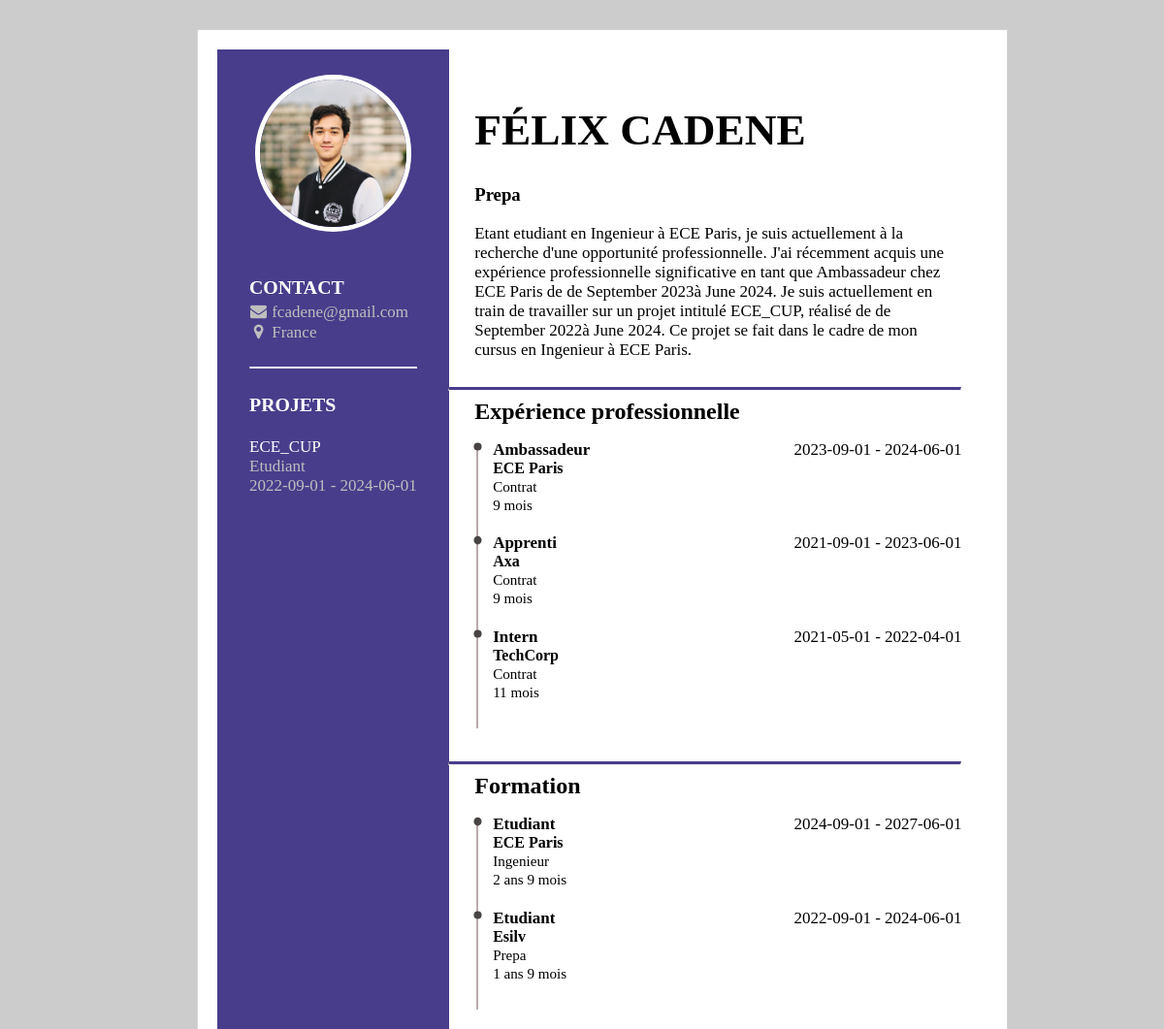
The page /Profile/CV_affichage.php?user_id=1 on the database its author committed.
### tables this page shows
CREATE TABLE IF NOT EXISTS Projets (
    Proj_ID INT PRIMARY KEY AUTO_INCREMENT,
    User_ID INT,
    Debut DATE,
    Fin DATE,
    Nom VARCHAR(255),
    Edu_ID INT,
    FOREIGN KEY (User_ID) REFERENCES Utilisateur(User_ID),
    FOREIGN KEY (Edu_ID) REFERENCES Education(Edu_ID)
);

CREATE TABLE IF NOT EXISTS Experience (
    Exp_ID INT PRIMARY KEY AUTO_INCREMENT,
    User_ID INT,
    Debut DATE,
    Fin DATE,
    Position VARCHAR(255),
    Type_Contrat VARCHAR(255),
    Enterprise_ID INT,
    FOREIGN KEY (User_ID) REFERENCES Utilisateur(User_ID),
    FOREIGN KEY (Enterprise_ID) REFERENCES Entreprise(Enterprise_ID)
);

CREATE TABLE IF NOT EXISTS Posts (
    Post_ID INT PRIMARY KEY AUTO_INCREMENT,
    User_ID INT,
    Enterprise_ID INT,
    DatePublication DATETIME,
    Photo VARCHAR(255),
    Texte TEXT,
    Titre VARCHAR(255),
    Lieu VARCHAR(255),
    Visibility_Private BOOLEAN DEFAULT 1,
    Nb_likes int DEFAULT '0',
    FOREIGN KEY (User_ID) REFERENCES Utilisateur(User_ID),
    FOREIGN KEY (Enterprise_ID) REFERENCES Entreprise(Enterprise_ID)
);

CREATE TABLE IF NOT EXISTS Education (
    Edu_ID INT PRIMARY KEY AUTO_INCREMENT,
    User_ID INT,
    Debut DATE,
    Fin DATE,
    Nom VARCHAR(255),
    Type_formation VARCHAR(255),
    Enterprise_ID INT,
    FOREIGN KEY (User_ID) REFERENCES Utilisateur(User_ID),
    FOREIGN KEY (Enterprise_ID) REFERENCES Entreprise(Enterprise_ID)
);

### Profile/CV.php (called while the page is built, shortened)
<?php
function Creation_XML($user_id) {
    $conn = new mysqli('localhost', 'root', '', 'ecein');
    $sql_user = "SELECT * FROM Utilisateur WHERE User_ID = $user_id";
    $result_user = $conn->query($sql_user);
    $user = $result_user->fetch_assoc();
    $sql_education = "SELECT Education.*, Enterprise.Nom_Entreprise, Enterprise.Logo
                    FROM Education
                    JOIN Enterprise ON Education.Enterprise_ID = Enterprise.Enterprise_ID
                    WHERE Education.User_ID = $user_id
                    ORDER BY Education.Debut DESC";
  $result_education = $conn->query($sql_education);
  $sql_experience = "SELECT Experience.*, Enterprise.Nom_Entreprise, Enterprise.Logo
                    FROM Experience
                    JOIN Enterprise ON Experience.Enterprise_ID = Enterprise.Enterprise_ID
                    WHERE Experience.User_ID = $user_id
                    ORDER BY Experience.Debut DESC";
    $result_experience = $conn->query($sql_experience);
    $sql_projects = "SELECT Projets.*, Education.Nom as Edu_Name
                    FROM Projets
                    JOIN Education ON Projets.Edu_ID = Education.Edu_ID
                    WHERE Projets.User_ID = $user_id
                    ORDER BY Projets.Debut DESC";
    $result_projects = $conn->query($sql_projects);
    $sql_posts = "SELECT * FROM Posts WHERE User_ID = $user_id ORDER BY DatePublication DESC";
    $result_posts = $conn->query($sql_posts);
    $xml = new DOMDocument('1.0', 'UTF-8');
    $xml->formatOutput = true;
    $root = $xml->createElement("CV");
    $xml->appendChild($root);
    $userElement = $xml->createElement("User");
    $educationElement = $xml->createElement("Education");
    while($education = $result_education->fetch_assoc()) {
        $eduElement = $xml->createElement("Edu");
    }
    $experienceElement = $xml->createElement("Experience");
    while($experience = $result_experience->fetch_assoc()) {
        $expElement = $xml->createElement("Exp");
    }
    $projectsElement = $xml->createElement("Projects");
    while($project = $result_projects->fetch_assoc()) {
        $projElement = $xml->createElement("Project");
    }
    $postsElement = $xml->createElement("Posts");
    while($post = $result_posts->fetch_assoc()) {
        $postElement = $xml->createElement("Post");
    }
    $xml = simplexml_load_file("../Profile/CV.xml") or die("Error: Cannot create object");
    return $xml;
}
$xml = Creation_XML($user_id);
?>

### Profile/CV_affichage.php (the view, shortened to what this page needs)
<!DOCTYPE html>
<html>
<head>
  <link href="https://maxcdn.bootstrapcdn.com/font-awesome/4.2.0/css/font-awesome.min.css" rel="stylesheet">
  <link rel="stylesheet" href="CV.css">
  <link rel="stylesheet" href="../Main/Site.css">
</head>
<body>
    <?php
    include '../Profile/CV.php';
    $xml = Creation_XML($user_id); ?>
    <div style="width: 21cm; height: 29.7cm; margin: 30px auto; border: 1px solid #D3D3D3; background: white; padding: 20px;">
        <div class="container">
            <div class="Colonne_Gauche">
                <img src="<?php echo $xml->User->Photo; ?>" />
                <div class="details">
                    <div >
                        <br>
                        <h2>CONTACT</h2>
                        <div style="font-size: 0.45cm;">
                            <p>
                                <i class="fa fa-envelope contactIcon" aria-hidden="true"></i>
                                <a href="mailto:<?php echo $xml->User->Mail; ?>">
                                    <?php echo $xml->User->Mail; ?>
                                </a>
                            </p>
                            <p>
                                <i class="fa fa-map-marker contactIcon" aria-hidden="true"></i>
                                <?php echo $xml->User->Pays; ?>
                            </p>
                        </div>
                        <br>
                        <hr style="border-top: 1px solid white;">
                        <br>
                        <h2>PROJETS</h2>
                        <br>
                        <div style="font-size: 0.45cm;">
                            <?php
                            foreach ($xml->Projects->children() as $project) {
                                echo '<p>';
                                echo '<span style="color: white;">';
                                echo $project->Nom;
                                echo '</span>';
                                echo '<br>';
                                echo $project->Edu_Name;
                                echo '<br>';
                                echo $project->Debut . ' - ' . $project->Fin;
                                echo '</p>';
                                echo '<br>';
                            }
                            ?>
                        </div>
                    </div>
                </div>
            </div>
            <div class="Colonne_Droite">
                <div>
                    <h1 style="font-size: 1.2cm; text-transform: uppercase; ">
                        <?php echo $xml->User->Prenom . ' ' . $xml->User->Nom; ?>
                    </h1>
                    <div>
                        <h3>
                            <?php
                                $last_education = $xml->Education->Edu[count($xml->Education->Edu) - 1];
                                if ($last_education != null) {
                                    echo $last_education->Type_formation;
                                }
                            ?>
                        </h3>
                    </div>
                </div>
                <div>
                    <div>
                        <?php $paragraph = Description_CV();
                        echo '<p style="font-size: 0.45cm;">' . $paragraph . '</p>';
                        ?>
                    </div>
                </div>
                <br>
                <hr style="border-top: 3px solid darkslateblue; margin-left:-27px;">
                <div class="Exp_Pro">
                    <h2>
                        Expérience professionnelle
                    </h2>
                    <ul>
                        <?php
                        foreach ($xml->Experience->children() as $experience) {
                            echo '<li>';
                            echo '<div style="font-size: 0.45cm; flex-direction: row; justify-content: space-between; display: flex;">';
                            echo '<span style="font-weight: bold;">';
                            echo $experience->Position;
                            echo '</span>';
                            echo '<span>';
                            if ($experience->Fin > date('Y-m-d H:i:s')) {
                                echo $experience->Debut . ' - Present';
                            } else {
                                echo $experience->Debut . ' - ' . $experience->Fin;
                            }
                            echo '</span>';
                            echo '</div>';
                            echo '<div style="font-weight: bold;">';
                            echo '<span>';
                            echo $experience->Enterprise;
                            echo '</span>';
                            echo '</div>';
                            echo '<div style="font-size: 0.40cm;">';
                            echo '<p>';
                            echo $experience->Type_Contrat;
                            echo '</p>';
                            echo '</div>';
                            $start_date = new DateTime($experience->Debut);
                            $end_date = new DateTime($experience->Fin);
                            $interval = $start_date->diff($end_date);
                            echo '<div style="font-size: 0.40cm;">';
                            echo '<p>';
                            echo $interval->m . ' mois';
                            echo '</p>';
                            echo '</div>';
                            echo '</li>';
                        }
                        ?>
                    </ul>
                </div>
                <br>
                <hr style="border-top: 3px solid darkslateblue; margin-left:-27px;">
                <div class="Exp_Pro">
                    <h2>
                        Formation
                    </h2>
                    <ul>
                        <?php
                        foreach ($xml->Education->children() as $education) {
                            echo '<li>';
                            echo '<div style="font-size: 0.45cm; flex-direction: row; justify-content: space-between; display: flex;">';
                            echo '<span style="font-weight: bold;">';
                            echo $education->Nom;
                            echo '</span>';
                            echo '<span>';
                            echo $education->Debut . ' - ' . $education->Fin;
                            echo '</span>';
                            echo '</div>';
                            echo '<div style="font-weight: bold;">';
                            echo '<span>';
                            echo $education->Enterprise;
                            echo '</span>';
                            echo '</div>';
                            echo '<div style="font-size: 0.40cm;">';
                            echo '<p>';
                            echo $education->Type_formation;
                            echo '</p>';
                            echo '</div>';
                            $start_date = new DateTime($education->Debut);
                            $end_date = new DateTime($education->Fin);
                            $interval = $start_date->diff($end_date);
                            echo '<div style="font-size: 0.40cm;">';
                            echo '<p>';
                            echo $interval->y . ' ans ';
                            echo $interval->m . ' mois';
                            echo '</p>';
                            echo '</div>';
                            echo '</li>';
                        }
                        ?>
                    </ul>
            </div>
        </div>
    </div>
</body>
<?php
function Description_CV() {
    $database = "ecein";
    $xml = simplexml_load_file("../Profile/CV.xml") or die("Error: Cannot create object");
    $education = $xml->Education->Edu;
    $projects = $xml->Projects->Project;
    $experience = $xml->Experience->Exp;
    $EducationEntreprise = $education->Enterprise;
    $EducationTypeFormation = $education->Type_formation;
    if ($education->Fin > date('Y-m-d')) {
        $EducationPosition = 'etudiant';
    } else {
        $EducationPosition = 'diplômé';
    }
    $ProjetNom = $projects->Nom;
    if ($projects->Debut == NULL || $projects->Fin == NULL || $projects == NULL) {
        $ProjetDebut = '';
        $ProjetFin = '';
    } else {
        $ProjetDebut = date("F Y", strtotime($projects->Debut));
        if ($projects->Fin > date('Y-m-d')) {
            $ProjetFin = '';
            $ProjetDebut = 'depuis ' . $ProjetDebut;
        } else {
            $ProjetFin = 'à ' . date("F Y", strtotime($projects->Fin));
            $ProjetDebut = 'de ' . $ProjetDebut;
        }
    }
    $Experience = $experience[0];
    if ($Experience == null) {
        $Exp_Position = '';
        $Exp_Entrprise = '';
        $Exp_Debut = '';
        $Exp_Fin = '';
    }else{
        $Exp_Position = $Experience->Position;
        $Exp_Entrprise = $Experience->Enterprise;
        $Exp_Debut = date("F Y", strtotime($Experience->Debut));
        if ($Experience->Fin > date('Y-m-d')) {
            $Exp_Fin = '';
            $Exp_Debut = 'depuis ' . $Exp_Debut;
        } else {
            $Exp_Fin = 'à ' . date("F Y", strtotime($Experience->Fin));
            $Exp_Debut = 'de ' . $Exp_Debut;
        }
    }
    if ($EducationPosition == '' || $EducationTypeFormation == '' || $EducationEntreprise == '' || $ProjetNom == '' || $Exp_Position == '' || $Exp_Entrprise == '') {
        $paragraph = '';
    }else{
        $paragraph = "Etant $EducationPosition en $EducationTypeFormation à $EducationEntreprise, je suis actuellement à la recherche d'une opportunité professionnelle.
        J'ai récemment acquis une expérience professionnelle significative en tant que $Exp_Position chez $Exp_Entrprise de $Exp_Debut$Exp_Fin.";
        if ($ProjetFin > date('Y-m-d')) {
            $paragraph .= " Je suis actuellement en train de travailler sur un projet intitulé $ProjetNom, réalisé de $ProjetDebut$ProjetFin.
            Ce projet se fait dans le cadre de mon cursus en $EducationTypeFormation à $EducationEntreprise.";
        } else {
            $paragraph .= " J'ai récemment travaillé sur un projet intitulé $ProjetNom, réalisé de $ProjetDebut$ProjetFin.
            Ce projet s'est fait dans le cadre de mon cursus en $EducationTypeFormation à $EducationEntreprise.";
        }
    }
    return $paragraph;
}
?>
</html>

### Profile/CV.css (style rules this page uses)
.Colonne_Gauche { color: #bebebe; text-decoration: none; font-size: 0.35cm; width: 27%; background-color: darkslateblue; padding: 0.7cm; display: flex; flex-direction: column; align-items: center; }
.Colonne_Gauche a { color: #bebebe; text-decoration: none; }
.Colonne_Gauche h2 { color: white; }
.Colonne_Gauche img { width: 4cm; height: 4cm; margin-bottom: 0.7cm; border-radius: 50%; border: 0.15cm solid white; object-fit: cover; object-position: 50% 50%; }
h2 { margin-top: 0.1cm; margin-bottom: 0.1cm; }
.contactIcon { width: 0.5cm; text-align: center; }
p { margin-top: 0.05cm; margin-bottom: 0.05cm; }
body { background: rgb(204,204,204); width: 21cm; height: 29.7cm; margin: 0 auto; }
.container { display: flex; flex-direction: row; width: 100%; height: 100%; }
.Colonne_Droite { width: 73%; padding: 0.7cm; }
.Exp_Pro>ul { list-style-type: none; padding-left: 0; }
.Exp_Pro>ul>li { position: relative; margin: 0; padding-bottom: 0.5cm; padding-left: 0.5cm; }
.Exp_Pro>ul>li:before { background-color: #b8abab; width: 0.05cm; content: ''; position: absolute; top: 0.1cm; bottom: -0.2cm; left: 0.05cm; }
.Exp_Pro>ul>li:after { content: ''; position: absolute; left: -0.09cm; top: 0; width: 0.35cm; height: 0.35cm; }

### rows shown on the page
projets: Nom "ECE_CUP", Edu_Name "Etudiant", Debut "2022-09-01", Fin "2024-06-01"
experience: Position "Ambassadeur", Debut "2023-09-01", Fin "2024-06-01", Enterprise "ECE Paris", Type_Contrat "Contrat"
posts: Enterprise_ID "9", Post_ID "2"
experience: Position "Apprenti", Debut "2021-09-01", Fin "2023-06-01", Enterprise "Axa", Type_Contrat "Contrat"
experience: Position "Intern", Debut "2021-05-01", Fin "2022-04-01", Enterprise "TechCorp", Type_Contrat "Contrat", m "11"
education: Nom "Etudiant", Debut "2024-09-01", Fin "2027-06-01", Enterprise "ECE Paris", Type_formation "Ingenieur"
education: Nom "Etudiant", Debut "2022-09-01", Fin "2024-06-01", Enterprise "Esilv", Type_formation "Prepa", y "1"

### other values the page prints
$xml->User->Mail "fcadene@gmail.com"
$xml->User->Pays "France"
$xml->User->Prenom "FÉLIX"
$xml->User->Nom "CADENE"
$last_education->Type_formation "Prepa"
